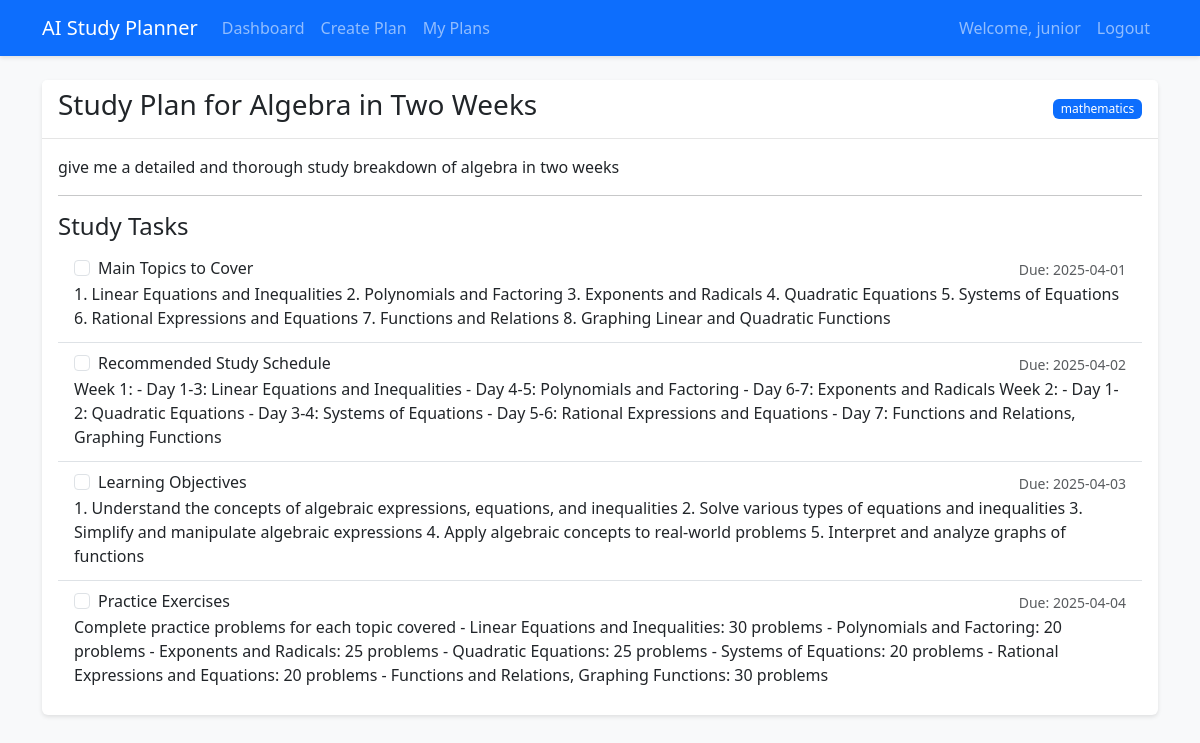
Page /plan/2 (signed in) on the committed database.
### app/models/user.py (models this page shows, shortened)
class User(UserMixin, db.Model):
    id = db.Column(db.Integer, primary_key=True)
    username = db.Column(db.String(64), unique=True, nullable=False)
    email = db.Column(db.String(120), unique=True, nullable=False)
    password_hash = db.Column(db.String(128))
    study_plans = db.relationship('StudyPlan', backref='user', lazy=True)

### app/models/study_plan.py (models this page shows)
class StudyPlan(db.Model):
    id = db.Column(db.Integer, primary_key=True)
    title = db.Column(db.String(100), nullable=False)
    subject = db.Column(db.String(100), nullable=False)
    description = db.Column(db.Text)
    created_at = db.Column(db.DateTime, default=datetime.utcnow)
    user_id = db.Column(db.Integer, db.ForeignKey('user.id'), nullable=False)
    tasks = db.relationship('StudyTask', backref='study_plan', lazy=True)

class StudyTask(db.Model):
    id = db.Column(db.Integer, primary_key=True)
    title = db.Column(db.String(100), nullable=False)
    description = db.Column(db.Text)
    due_date = db.Column(db.DateTime)
    completed = db.Column(db.Boolean, default=False)
    study_plan_id = db.Column(db.Integer, db.ForeignKey('study_plan.id'), nullable=False)
    created_at = db.Column(db.DateTime, default=datetime.utcnow)

### app/routes/study_planner.py (the view)
@bp.route('/plan/<int:plan_id>')
@login_required
def view_plan(plan_id):
    plan = StudyPlan.query.get_or_404(plan_id)
    if plan.user_id != current_user.id:
        flash('Access denied.')
        return redirect(url_for('main.dashboard'))
    return render_template('study_planner/view_plan.html', plan=plan)

### app/models/user.py (called while the page is built)
@login_manager.user_loader
def load_user(id):
    return User.query.get(int(id))

### app/templates/study_planner/view_plan.html (shortened to what this page needs)
{% extends "base.html" %}
{% block content %}
<div class="row">
    <div class="col-md-12">
        <div class="card">
            <div class="card-header d-flex justify-content-between align-items-center">
                <h3>{{ plan.title }}</h3>
                <span class="badge bg-primary">{{ plan.subject }}</span>
            </div>
            <div class="card-body">
                <p class="card-text">{{ plan.description }}</p>
                <hr>
                <h4>Study Tasks</h4>
                <div class="list-group">
                    {% for task in plan.tasks %}
                    <div class="list-group-item">
                        <div class="d-flex w-100 justify-content-between align-items-center">
                            <div class="form-check">
                                <input class="form-check-input task-checkbox" type="checkbox"
                                       data-task-id="{{ task.id }}"
                                       {% if task.completed %}checked{% endif %}>
                                <label class="form-check-label {% if task.completed %}text-decoration-line-through{% endif %}">
                                    {{ task.title }}
                                </label>
                            </div>
                            <small class="text-muted">Due: {{ task.due_date.strftime('%Y-%m-%d') }}</small>
                        </div>
                        <p class="mb-1">{{ task.description }}</p>
                    </div>
                    {% endfor %}
                </div>
            </div>
        </div>
    </div>
</div>
{% endblock %}

### app/templates/base.html (shortened to what this page needs)
<!DOCTYPE html>
<html lang="en">
<head>
    <link href="https://cdn.jsdelivr.net/npm/bootstrap@5.3.0/dist/css/bootstrap.min.css" rel="stylesheet">
    <link rel="stylesheet" href="{{ url_for('static', filename='css/style.css') }}">
</head>
<body>
    <nav class="navbar navbar-expand-lg navbar-dark bg-primary">
        <div class="container">
            <a class="navbar-brand" href="{{ url_for('main.index') }}">AI Study Planner</a>
            <div class="collapse navbar-collapse" id="navbarNav">
                <ul class="navbar-nav me-auto">
                    {% if current_user.is_authenticated %}
                    <li class="nav-item">
                        <a class="nav-link" href="{{ url_for('main.dashboard') }}">Dashboard</a>
                    </li>
                    <li class="nav-item">
                        <a class="nav-link" href="{{ url_for('study_planner.create_plan') }}">Create Plan</a>
                    </li>
                    <li class="nav-item">
                        <a class="nav-link" href="{{ url_for('study_planner.list_plans') }}">My Plans</a>
                    </li>
                    {% endif %}
                </ul>
                <ul class="navbar-nav">
                    {% if current_user.is_authenticated %}
                    <li class="nav-item">
                        <span class="nav-link">Welcome, {{ current_user.username }}</span>
                    </li>
                    <li class="nav-item">
                        <a class="nav-link" href="{{ url_for('auth.logout') }}">Logout</a>
                    </li>
                    {% endif %}
                </ul>
            </div>
        </div>
    </nav>
    <div class="container mt-4">
        {% block content %}{% endblock %}
    </div>
</body>
</html>

### app/static/css/style.css (style rules this page uses)
body { background-color: #f8f9fa; }
.card { box-shadow: 0 2px 4px rgba(0,0,0,0.1); border: none; }
.card-header { background-color: #fff; border-bottom: 1px solid rgba(0,0,0,0.1); }
.navbar { box-shadow: 0 2px 4px rgba(0,0,0,0.1); }
.list-group-item { border-left: none; border-right: none; }
.list-group-item:first-child { border-top: none; }
.list-group-item:last-child { border-bottom: none; }
.badge { font-weight: 500; }

### rows in the picture
User: username "junior"
StudyPlan: title "Study Plan for Algebra in Two Weeks", subject "mathematics", description "give me a detailed and thorough study breakdown of algebra in two weeks"
StudyTask: title "Main Topics to Cover", due_date "2025-04-01", description "1. Linear Equations and Inequalities 2. Polynomials and Factoring 3. Exponents and Radicals 4. Quadratic Equations 5. Systems of Equations 6. Rational Expressions and Equations 7. Functions and Relations 8. Graphing Linear and Quadratic Functions"
StudyTask: title "Recommended Study Schedule", due_date "2025-04-02", description "Week 1: - Day 1-3: Linear Equations and Inequalities - Day 4-5: Polynomials and Factoring - Day 6-7: Exponents and Radicals Week 2: - Day 1-2: Quadratic Equations - Day 3-4: Systems of Equations - Day 5-6: Rational Expressions and Equations - Day 7: Functions and Relations, Graphing Functions"
StudyTask: title "Learning Objectives", due_date "2025-04-03", description "1. Understand the concepts of algebraic expressions, equations, and inequalities 2. Solve various types of equations and inequalities 3. Simplify and manipulate algebraic expressions 4. Apply algebraic concepts to real-world problems 5. Interpret and analyze graphs of functions"
StudyTask: title "Practice Exercises", due_date "2025-04-04", description "Complete practice problems for each topic covered - Linear Equations and Inequalities: 30 problems - Polynomials and Factoring: 20 problems - Exponents and Radicals: 25 problems - Quadratic Equations: 25 problems - Systems of Equations: 20 problems - Rational Expressions and Equations: 20 problems - Functions and Relations, Graphing Functions: 30 problems"
